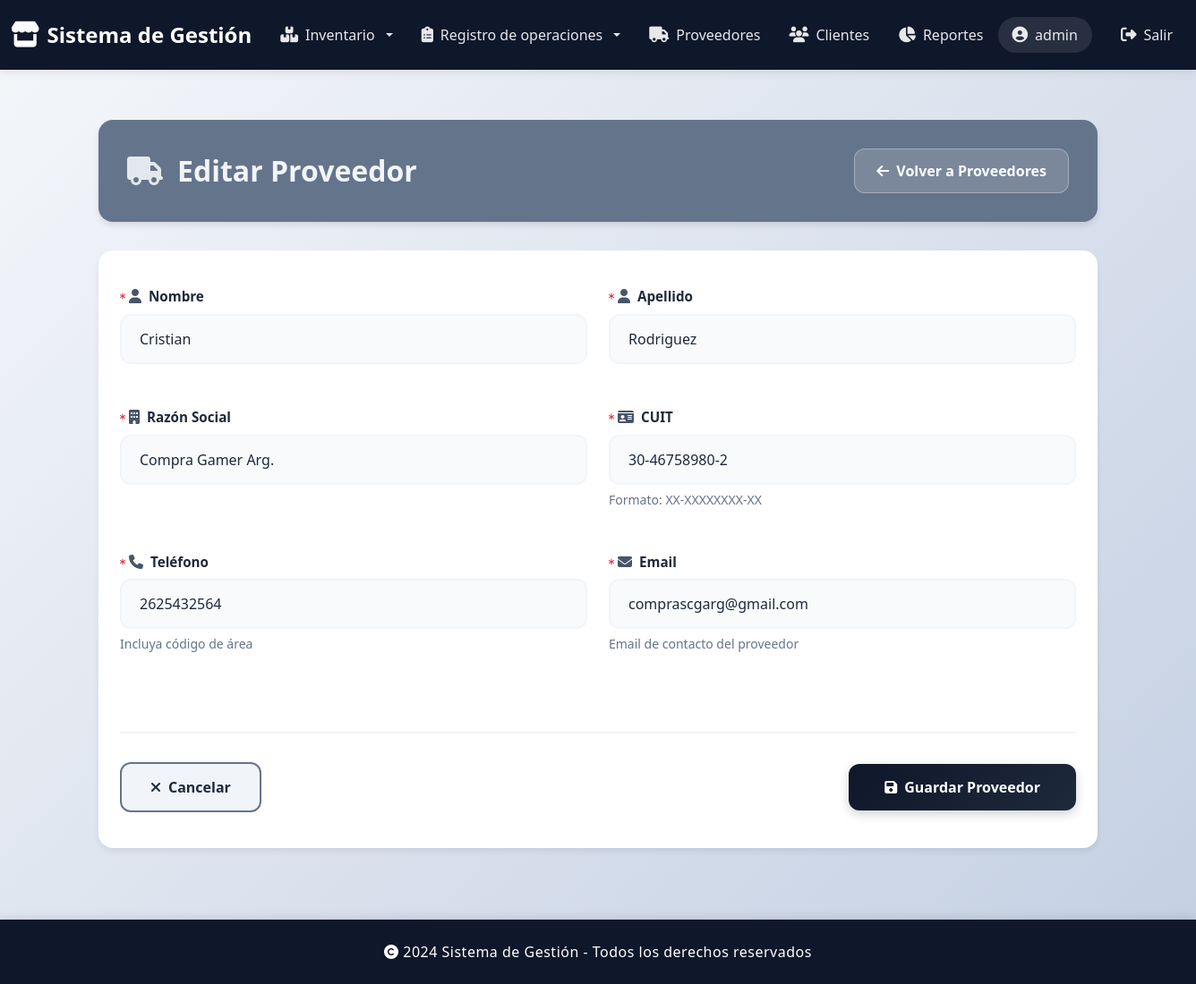
The page /proveedores/proveedores/1/editar/ (signed in) on the database its author committed.
### gestionProveedores/models.py (models this page shows, shortened)
class Proveedor(models.Model):
    idProveedor = models.AutoField(primary_key=True)
    nombre = models.CharField(max_length=100)
    apellido = models.CharField(max_length=100)
    razon_social = models.CharField(max_length=100)
    cuit = models.CharField(max_length=100)
    telefono = models.CharField(max_length=20)
    email = models.EmailField()
    activo = models.BooleanField(default=True)
    class Meta:
        verbose_name='Proveedor'
        verbose_name_plural='Proveedores'

### gestionProveedores/views.py (the view)
# urls.py: path('proveedores/<int:pk>/editar/', views.proveedor_editar, name='proveedor_editar'),
@login_required
def proveedor_editar(request, pk):
    proveedor = get_object_or_404(Proveedor, pk=pk)
    if request.method == 'POST':
        form = ProveedorForm(request.POST, instance=proveedor)
        if form.is_valid():
            proveedor = form.save()
            messages.success(
                request,
                f'Proveedor "{proveedor.razon_social}" actualizado exitosamente.'
            )
            return redirect('proveedor_detalle', pk=proveedor.idProveedor)
        else:
            messages.error(
                request,
                'Por favor corrija los errores en el formulario.'
            )
    else:
        form = ProveedorForm(instance=proveedor)
    context = {
        'form': form,
        'proveedor': proveedor,
        'accion': 'Editar',
    }
    return render(request, 'proveedor_form.html', context)

### gestionProveedores/templates/proveedor_form.html (shortened to what this page needs)
{% extends "base.html" %}
{% block content %}
<div class="container mt-4 mb-5">
    <div class="page-header bg-slate-neutral">
        <div class="d-flex justify-content-between align-items-center flex-wrap gap-3">
            <h2 class="text-slate-light">
                <i class="fas fa-truck"></i>
                <span>{{ accion }} Proveedor</span>
            </h2>
            <a href="{% url 'proveedores_list' %}" class="btn btn-back">
                <i class="fas fa-arrow-left"></i> Volver a Proveedores
            </a>
        </div>
    </div>
    <div class="form-card card">
        <div class="card-body p-4">
            <form method="POST" novalidate class="modern-form">
                <div class="row">
                    {% for field in form %}
                        <div class="col-md-6 mb-4">
                            <div class="form-group-modern">
                                <label for="{{ field.id_for_label }}" class="form-label-modern">
                                    {% if field.field.required %}
                                        <i class="fas fa-asterisk text-danger me-1" style="font-size: 0.5rem; vertical-align: super;"></i>
                                    {% endif %}
                                    {% if 'cuit' in field.name %}
                                        <i class="fas fa-id-card me-2"></i>
                                    {% elif 'razon_social' in field.name %}
                                        <i class="fas fa-building me-2"></i>
                                    {% elif 'nombre' in field.name %}
                                        <i class="fas fa-user me-2"></i>
                                    {% elif 'apellido' in field.name %}
                                        <i class="fas fa-user me-2"></i>
                                    {% elif 'email' in field.name %}
                                        <i class="fas fa-envelope me-2"></i>
                                    {% elif 'telefono' in field.name %}
                                        <i class="fas fa-phone me-2"></i>
                                    {% else %}
                                        <i class="fas fa-edit me-2"></i>
                                    {% endif %}
                                    {{ field.label }}
                                </label>
                                {% if field.field.widget.input_type == 'checkbox' %}
                                    <div class="form-check form-switch">
                                        {{ field }}
                                        <label class="form-check-label" for="{{ field.id_for_label }}">
                                            {% if field.value %}Activo{% else %}Inactivo{% endif %}
                                        </label>
                                    </div>
                                {% else %}
                                    {{ field }}
                                    {% if field.help_text %}
                                        <small class="form-text">{{ field.help_text }}</small>
                                    {% endif %}
                                {% endif %}
                            </div>
                        </div>
                    {% endfor %}
                </div>
                <div class="form-actions">
                    <a href="{% url 'proveedores_list' %}" class="btn btn-cancel">
                        <i class="fas fa-times me-2"></i>
                        Cancelar
                    </a>
                    <button type="submit" class="btn btn-save">
                        <i class="fas fa-save me-2"></i>
                        Guardar Proveedor
                    </button>
                </div>
            </form>
        </div>
    </div>
</div>
{% endblock %}

### templates/base.html (shortened to what this page needs)
<!DOCTYPE html>
<html lang="es">
<head>
    <link href="https://cdn.jsdelivr.net/npm/bootstrap@5.3.0/dist/css/bootstrap.min.css" rel="stylesheet">
    <link rel="stylesheet" href="https://cdnjs.cloudflare.com/ajax/libs/font-awesome/6.4.0/css/all.min.css">
</head>
<body>
    <nav class="navbar navbar-expand-lg navbar-dark">
        <div class="container-fluid">
            <a class="navbar-brand" href="/">
                <i class="fas fa-store"></i>
                <span>Sistema de Gestión</span>
            </a>
            <div class="collapse navbar-collapse" id="navbarNav">
                <ul class="navbar-nav me-auto">
                    <li class="nav-item dropdown">
                        <a class="nav-link dropdown-toggle" href="#" role="button" data-bs-toggle="dropdown" aria-expanded="false">
                            <i class="fas fa-boxes"></i> Inventario
                        </a>
                    </li>
                    <li class="nav-item dropdown">
                        <a class="nav-link dropdown-toggle" href="#" role="button" data-bs-toggle="dropdown" aria-expanded="false">
                            <i class="fa-solid fa-clipboard-list"></i> Registro de operaciones
                        </a>
                    </li>
                    <li class="nav-item">
                        <a class="nav-link" href="{% url 'proveedores_list' %}">
                            <i class="fas fa-truck"></i> Proveedores
                        </a>
                    </li>
                    <li class="nav-item">
                        <a class="nav-link" href="{% url 'clientes_list' %}">
                            <i class="fas fa-users"></i> Clientes
                        </a>
                    </li>
                    <li class="nav-item">
                        <a class="nav-link" href="{% url 'gestionInformes:dashboard' %}">
                            <i class="fa-solid fa-chart-pie"></i> Reportes
                        </a>
                    </li>
                </ul>
                <ul class="navbar-nav">
                    {% if user.is_authenticated %}
                        <li class="nav-item me-3">
                            <span class="nav-link">
                                <i class="fas fa-user-circle"></i> {{ user.username }}
                            </span>
                        </li>
                        <li class="nav-item">
                            <a class="nav-link" href="{% url 'logout' %}">
                                <i class="fas fa-sign-out-alt"></i> Salir
                            </a>
                        </li>
                    {% endif %}
                </ul>
            </div>
        </div>
    </nav>
    <main>
        {% block content %}{% endblock %}
    </main>
    <footer class="text-white text-center">
        <div class="container">
            <p class="mb-0">
                <i class="fas fa-copyright"></i> 2024 Sistema de Gestión - Todos los derechos reservados
            </p>
        </div>
    </footer>
</body>
</html>

### templates/base.html (style rules this page uses)
:root { --slate-primary: #0f172a; --slate-secondary: #1e293b; --slate-tertiary: #334155; --slate-accent: #475569; --slate-light: #f1f5f9; --slate-success: #10b981; --slate-neutral: #64748b; }
.text-slate-light { color: var(--slate-light) !important; }
.bg-slate-neutral { background-color: var(--slate-neutral) !important; }
* { margin: 0; padding: 0; }
body { background: linear-gradient(135deg, #f5f7fa 0%, #c3cfe2 100%); display: flex; flex-direction: column; min-height: 100vh; font-family: 'Segoe UI', Tahoma, Geneva, Verdana, sans-serif; }
.navbar { background: #0f172a !important; box-shadow: 0 2px 10px rgba(0, 0, 0, 0.1); padding: 1rem 0; }
.navbar-brand { font-weight: 700; font-size: 1.5rem; color: #fff !important; transition: all 0.3s ease; display: flex; align-items: center; gap: 0.5rem; }
.navbar-brand i { font-size: 1.8rem; }
.nav-link { color: rgba(255, 255, 255, 0.9) !important; font-weight: 500; padding: 0.5rem 1rem !important; border-radius: 8px; transition: all 0.3s ease; display: flex; align-items: center; gap: 0.5rem; }
.nav-link i { font-size: 1.1rem; }
main { flex: 1; padding: 2rem 0; }
.card { border: none; border-radius: 15px; box-shadow: var(--card-shadow); transition: all 0.3s ease; overflow: hidden; }
footer { background: #0f172a; box-shadow: 0 -2px 10px rgba(0, 0, 0, 0.1); padding: 1.5rem 0; }
footer p { margin: 0; font-weight: 500; letter-spacing: 0.5px; }
.nav-item span.nav-link { background-color: rgba(255, 255, 255, 0.1); border-radius: 20px; padding: 0.5rem 1rem !important; }
html { scroll-behavior: smooth; }
main { animation: fadeIn 0.5s ease-in; }

### gestionProveedores/templates/proveedor_form.html (style rules this page uses)
.page-header { border-radius: 1rem; padding: 2rem; margin-bottom: 2rem; box-shadow: 0 4px 6px rgba(15, 23, 42, 0.1); }
.page-header h2 { margin: 0; font-weight: 700; display: flex; align-items: center; gap: 1rem; }
.page-header h2 i { font-size: 2rem; opacity: 0.9; }
.btn-back { background: rgba(255, 255, 255, 0.15); color: white; font-weight: 600; padding: 0.75rem 1.5rem; border-radius: 0.75rem; border: 1px solid rgba(255, 255, 255, 0.3); transition: all 0.3s ease; text-decoration: none; display: inline-flex; align-items: center; }
.btn-back i { margin-right: 0.5rem; }
.form-card { border: none; border-radius: 1rem; box-shadow: 0 4px 6px rgba(15, 23, 42, 0.07); overflow: hidden; animation: fadeIn 0.5s ease; }
.modern-form { padding: 1rem 0; }
.form-group-modern { margin-bottom: 1.5rem; }
.form-label-modern { color: var(--slate-secondary); font-weight: 600; margin-bottom: 0.5rem; display: flex; align-items: center; font-size: 0.95rem; }
.form-label-modern i { color: var(--slate-accent); font-size: 1rem; }
.modern-form input[type="text"], .modern-form input[type="email"], .modern-form input[type="number"], .modern-form input[type="tel"], .modern-form input[type="date"], .modern-form textarea, .modern-form select { width: 100%; padding: 0.875rem 1.25rem; border: 2px solid var(--slate-light); border-radius: 0.75rem; font-size: 1rem; transition: all 0.3s ease; background-color: #f8fafc; color: var(--slate-secondary); font-weight: 500; }
.modern-form input::placeholder, .modern-form textarea::placeholder { color: #94a3b8; }
.form-text { display: block; margin-top: 0.375rem; color: var(--slate-neutral); font-size: 0.875rem; }
.form-actions { display: flex; justify-content: space-between; align-items: center; gap: 1rem; margin-top: 2.5rem; padding-top: 2rem; border-top: 2px solid var(--slate-light); }
.btn-cancel { background-color: var(--slate-light); color: var(--slate-secondary); font-weight: 600; padding: 0.875rem 2rem; border-radius: 0.75rem; border: 2px solid var(--slate-neutral); transition: all 0.3s ease; text-decoration: none; display: inline-flex; align-items: center; }
.btn-save { background: linear-gradient(135deg, var(--slate-primary) 0%, var(--slate-secondary) 100%); color: white; font-weight: 600; padding: 0.875rem 2.5rem; border-radius: 0.75rem; border: none; transition: all 0.3s ease; box-shadow: 0 4px 12px rgba(15, 23, 42, 0.2); display: inline-flex; align-items: center; }

### rows shown on the page
Proveedor: form "Cristian" "Rodriguez" "Compra Gamer Arg." "30-46758980-2" "2625432564" "comprascgarg@gmail.com"

### other values the page prints
{{ user.username }} "admin"
{{ accion }} "Editar"
{{ field.label }} "Nombre" "Apellido" "Razón Social" "CUIT" "Teléfono" "Email"
{{ field.help_text }} "Formato: XX-XXXXXXXX-XX" "Incluya código de área" "Email de contacto del proveedor"
